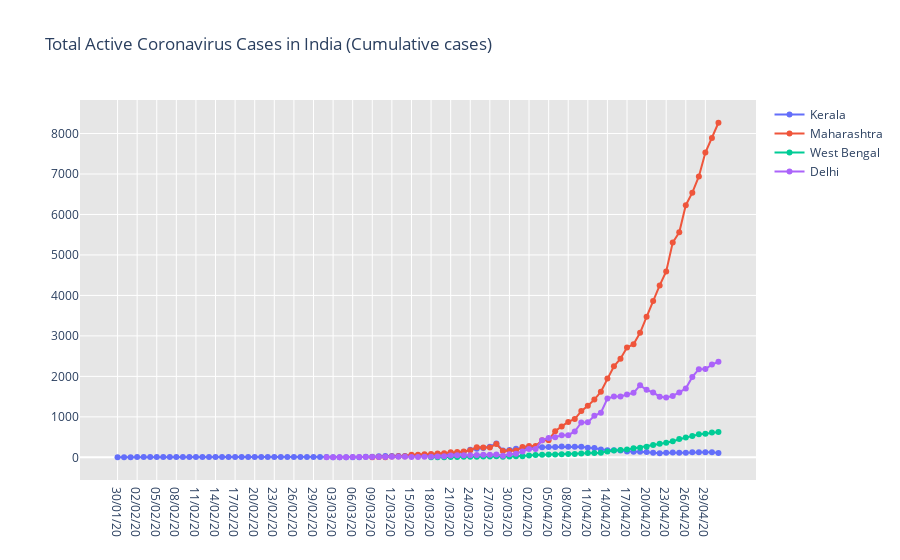

The code cell stored with this chart in its notebook:
### Code cell
fig = go.Figure()
fig.add_trace(go.Scatter(x=kerala['Date'], y = kerala['Total Active'], mode='lines+markers',name='Kerala'))
fig.add_trace(go.Scatter(x=mh['Date'], y = mh['Total Active'], mode='lines+markers',name='Maharashtra'))
fig.add_trace(go.Scatter(x=wb['Date'], y = wb['Total Active'], mode='lines+markers',name='West Bengal'))
fig.add_trace(go.Scatter(x=DL['Date'], y = DL['Total Active'], mode='lines+markers',name='Delhi'))
fig.update_layout(title_text='Total Active Coronavirus Cases in India (Cumulative cases)',plot_bgcolor='rgb(230, 230, 230)')
fig.show()
